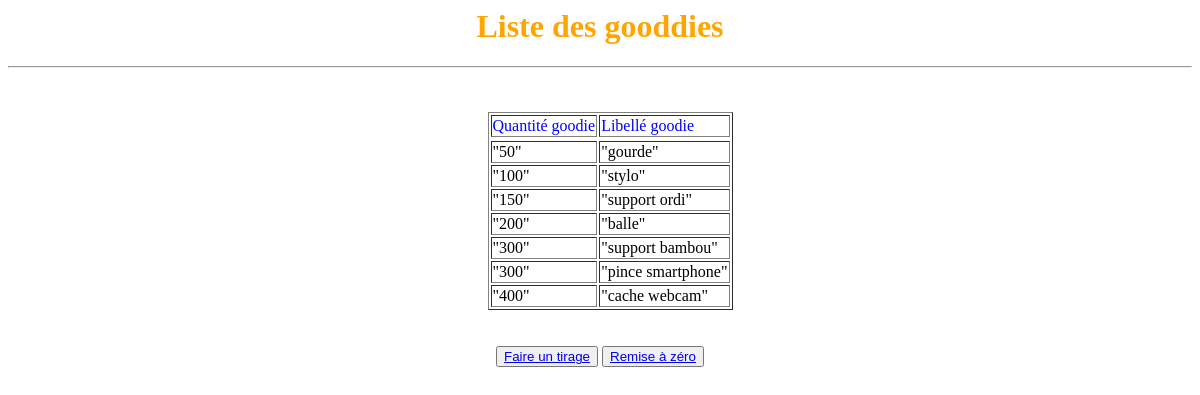
Before: / with the older database file.
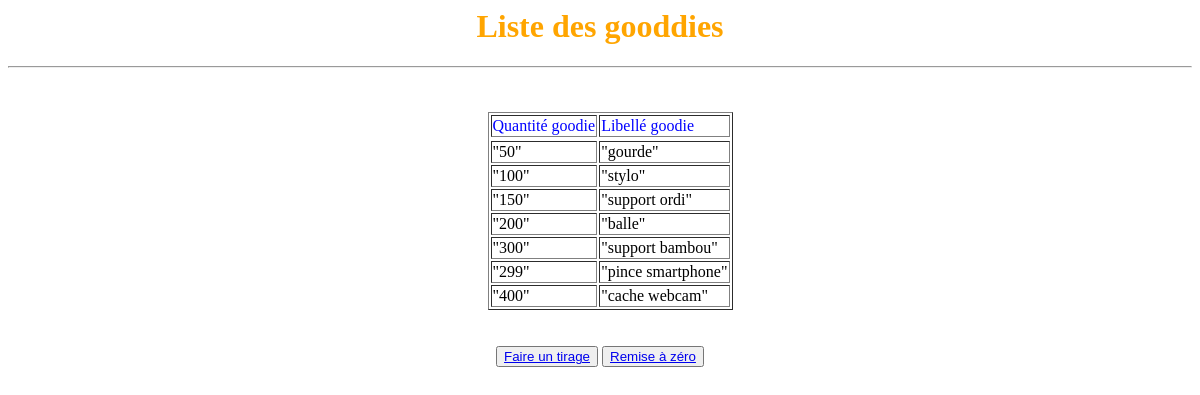
After: the same page with the newer database file.
### tables this page shows
CREATE TABLE articles 
             (ID INTEGER PRIMARY KEY AUTOINCREMENT, qte int, libelle text);

### app.py (the view)
@app.route("/")
def list_goodies ():
    try:
        conn = sqlite3.connect(pathDB)
        cursorSQLite = conn.cursor()
        sql = "SELECT qte,libelle FROM articles"
        cursorSQLite.execute(sql)
        rows = cursorSQLite.fetchall()
        print(rows)
        print('listing goodies')
        conn.close()
        return render_template("list_goodies.html",goodies=rows)
    except Exception as e:
        print('erreur listing goodies')
        print(e)
        return "erreur listing goodies"

### templates/list_goodies.html (shortened to what this page needs)
<html>
<head>
        <link rel="stylesheet" type="text/css" href="../static/style.css">
    </head>
<body >
<center><h1>Liste des gooddies </h1>
	<hr>
 <br><br>
	<table border="1px" style="margin-left: 20px;">
        <tr style="color: blue; ">
        <td>Quantité goodie</td>
        <td>Libellé goodie</td>
<tr>
		{% for row in goodies %}
                        <tr>
                            {% for cell in row %}
                            <td>"{{ cell }}"</td>
                            {% endfor %}
                        </tr>
                        {% endfor %}
</tr>
</table>
	<br><br>
	<button> <a href="{{ url_for('tirage')}}">Faire un tirage</a></button>
    <button> <a href="{{ url_for('raz')}}">Remise à zéro</a></button>
</body>
</html>

### static/style.css (style rules this page uses)
html { width: 100%; height: 100% }
h1 { color: orange; }

Changed rows visible on the page:
changed articles "pince smartphone": qte "300" → "299"
